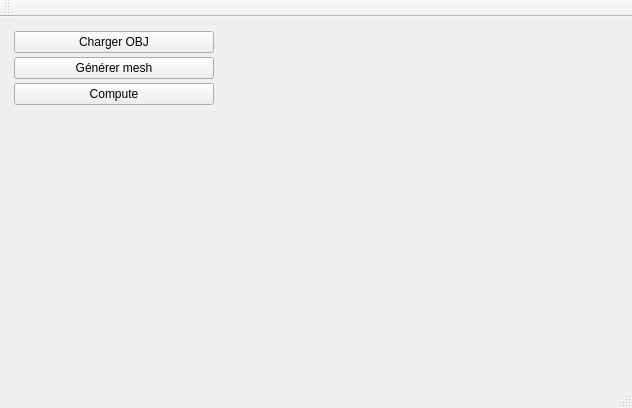
<?xml version="1.0" encoding="UTF-8"?>
<ui version="4.0">
 <class>MainWindow</class>
 <widget class="QMainWindow" name="MainWindow">
  <property name="geometry">
   <rect>
    <x>0</x>
    <y>0</y>
    <width>632</width>
    <height>408</height>
   </rect>
  </property>
  <property name="windowTitle">
   <string>MainWindow</string>
  </property>
  <widget class="QWidget" name="centralWidget">
   <layout class="QHBoxLayout" name="horizontalLayout">
    <item>
     <widget class="QWidget" name="widget_2" native="true">
      <property name="sizePolicy">
       <sizepolicy hsizetype="Maximum" vsizetype="Preferred">
        <horstretch>150</horstretch>
        <verstretch>0</verstretch>
       </sizepolicy>
      </property>
      <property name="minimumSize">
       <size>
        <width>150</width>
        <height>0</height>
       </size>
      </property>
      <layout class="QVBoxLayout" name="verticalLayout">
       <property name="spacing">
        <number>4</number>
       </property>
       <property name="leftMargin">
        <number>3</number>
       </property>
       <property name="topMargin">
        <number>3</number>
       </property>
       <property name="rightMargin">
        <number>3</number>
       </property>
       <property name="bottomMargin">
        <number>3</number>
       </property>
       <item>
        <widget class="QPushButton" name="pushButton_chargement">
         <property name="minimumSize">
          <size>
           <width>200</width>
           <height>0</height>
          </size>
         </property>
         <property name="text">
          <string>Charger OBJ</string>
         </property>
        </widget>
       </item>
       <item>
        <widget class="QPushButton" name="pushButton_generer">
         <property name="text">
          <string>Générer mesh</string>
         </property>
        </widget>
       </item>
       <item>
        <widget class="QPushButton" name="pushButton_compute">
         <property name="text">
          <string>Compute</string>
         </property>
        </widget>
       </item>
       <item>
        <spacer name="verticalSpacer">
         <property name="orientation">
          <enum>Qt::Vertical</enum>
         </property>
         <property name="sizeHint" stdset="0">
          <size>
           <width>20</width>
           <height>40</height>
          </size>
         </property>
        </spacer>
       </item>
      </layout>
     </widget>
    </item>
    <item>
     <widget class="MeshViewerWidget" name="displayWidget" native="true"/>
    </item>
   </layout>
  </widget>
  <widget class="QMenuBar" name="menuBar">
   <property name="geometry">
    <rect>
     <x>0</x>
     <y>0</y>
     <width>632</width>
     <height>22</height>
    </rect>
   </property>
  </widget>
  <widget class="QToolBar" name="mainToolBar">
   <attribute name="toolBarArea">
    <enum>TopToolBarArea</enum>
   </attribute>
   <attribute name="toolBarBreak">
    <bool>false</bool>
   </attribute>
  </widget>
  <widget class="QStatusBar" name="statusBar"/>
 </widget>
 <layoutdefault spacing="6" margin="11"/>
 <customwidgets>
  <customwidget>
   <class>MeshViewerWidget</class>
   <extends>QWidget</extends>
   <header location="global">meshviewerwidget.h</header>
   <container>1</container>
  </customwidget>
 </customwidgets>
 <resources/>
 <connections/>
</ui>
